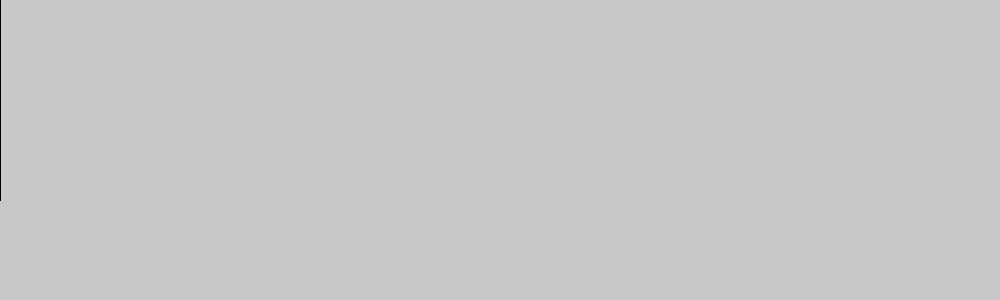
Frame 1 (no input)
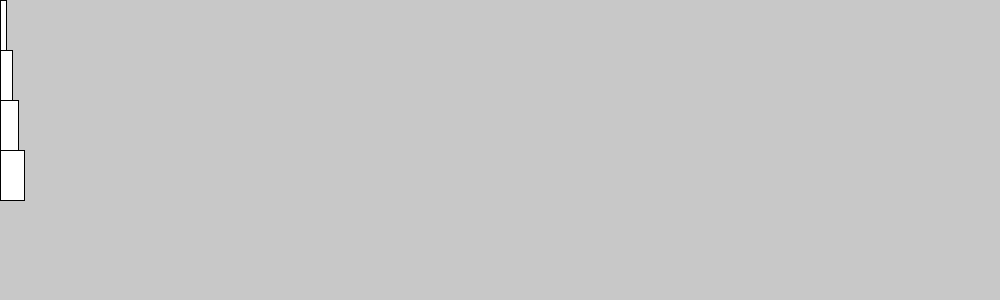
Frame 60 (the mouse pressed at the canvas centre just before this capture)
Frame 120 (the mouse held since frame 60 and released just before this capture): identical to frame 1, image omitted

The Processing sketch that drew these frames (run headless with seeded random() and noise(); from frame 60 on, the mouse is pressed at the canvas centre):

// Processing sketch: ejercicio_7
// ── ejercicio_7.pde
float ancho1=0;
float ancho2=0;
float ancho3=0;
float ancho4=0;
int direccion = 1;
void setup() {
  size(1000, 300);
}

void draw() {
  background(200);
  ancho1 += 0.1 * direccion;  
  ancho2 += 0.2 * direccion;
  ancho3 += 0.3 * direccion;
  ancho4 += 0.4 * direccion;
  
  rect(0, 0, ancho1, 50);
  rect(0, 50, ancho2, 50);
  rect(0, 100, ancho3, 50);
  rect(0, 150, ancho4, 50);
}


void mousePressed() {
  direccion = -1;
}
